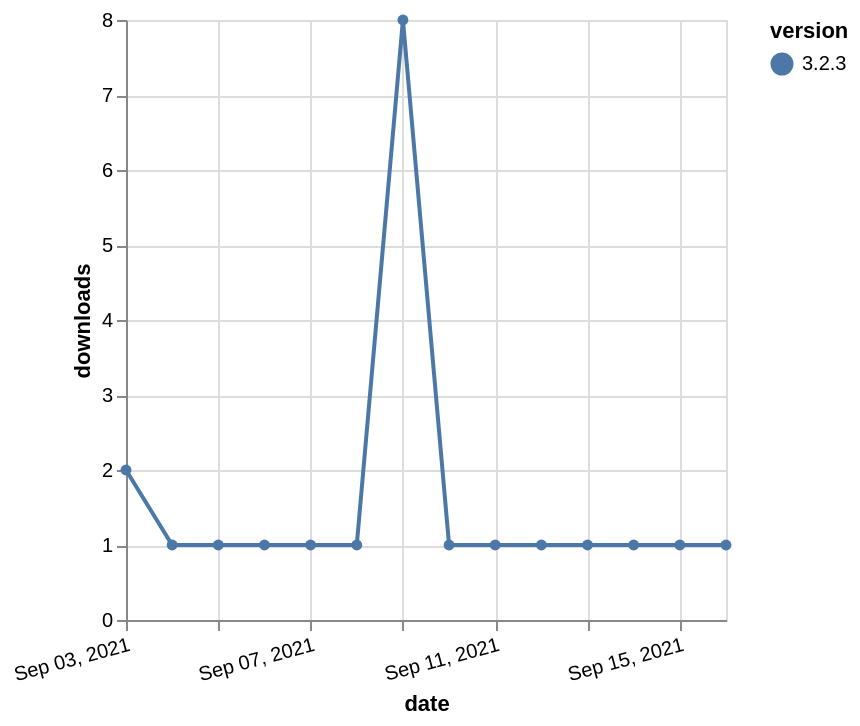

Describe this chart as a Vega-Lite specification.
### Vega-Lite specification from a JSON file in a GitHub repository (floating-point values rounded to 4 significant figures)
{"$schema": "https://vega.github.io/schema/vega-lite/v5.json", "description": "A simple bar chart with embedded data.", "data": {"values": [{"date": "2021-09-03", "total": 627, "delta": 2, "version": "3.2.3"}, {"date": "2021-09-04", "total": 628, "delta": 1, "version": "3.2.3"}, {"date": "2021-09-05", "total": 629, "delta": 1, "version": "3.2.3"}, {"date": "2021-09-06", "total": 630, "delta": 1, "version": "3.2.3"}, {"date": "2021-09-07", "total": 631, "delta": 1, "version": "3.2.3"}, {"date": "2021-09-08", "total": 632, "delta": 1, "version": "3.2.3"}, {"date": "2021-09-09", "total": 640, "delta": 8, "version": "3.2.3"}, {"date": "2021-09-10", "total": 641, "delta": 1, "version": "3.2.3"}, {"date": "2021-09-11", "total": 642, "delta": 1, "version": "3.2.3"}, {"date": "2021-09-12", "total": 643, "delta": 1, "version": "3.2.3"}, {"date": "2021-09-13", "total": 644, "delta": 1, "version": "3.2.3"}, {"date": "2021-09-14", "total": 645, "delta": 1, "version": "3.2.3"}, {"date": "2021-09-15", "total": 646, "delta": 1, "version": "3.2.3"}, {"date": "2021-09-16", "total": 647, "delta": 1, "version": "3.2.3"}]}, "width": "container", "mark": {"type": "line", "point": {"filled": true}}, "encoding": {"x": {"field": "date", "type": "temporal", "timeUnit": "yearmonthdate", "title": "date", "axis": {"labelAngle": -15}}, "y": {"field": "delta", "type": "quantitative", "title": "downloads"}, "color": {"field": "version", "type": "nominal"}, "tooltip": {"field": "delta"}}}
